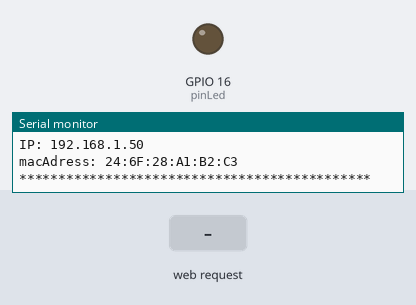
Bench run of a sketch on a simulated ESP8266 (NodeMCU). Parts: output pins drawn as LEDs (lit = HIGH), the last lines printed to the serial monitor. The test bench sets the inputs (shaded band). WiFi joins after 1.5 s; servers stay silent unless stated.

Above: at 2.7 s.
2.8 s: HTTP request GET /?LED=ON received
At 3.4 s:
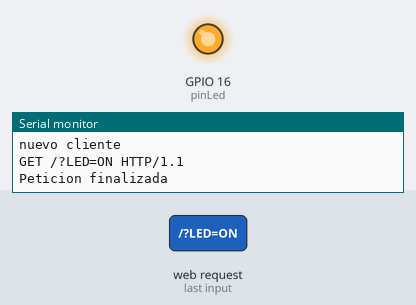
4.3 s: HTTP request GET /?LED=OFF received
At 5.7 s:
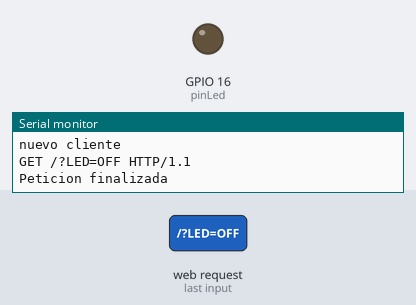
Timing chart, 0 to 7.3 s (numbered marks = the images above; inputs shaded):
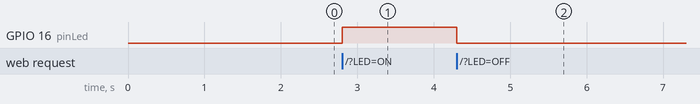

The sketch:

LEDWIFIPAGINAWEB.INO
```cpp
#include <ESP8266WiFi.h>

String ssid     = ""; //NOMBRE Red1
String password = "";

WiFiServer server(80);

int pinLed =16;
int estado = 0;

byte cont = 0;
byte max_intentos = 50;

void setup() {
   // Inicia Serial
  Serial.begin(115200);//MONITOR SERIAL
  Serial.println("\n");

  pinMode(pinLed,OUTPUT);

  // Conexión WIFI
  WiFi.mode(WIFI_STA);//
  WiFi.begin(ssid, password);
  while (WiFi.status() != WL_CONNECTED and cont < max_intentos) { //Cuenta hasta 50 si no se puede conectar lo cancela
    cont++;
    delay(500);
    Serial.print(".");
  }
  if (cont < max_intentos) {
  Serial.println("");
  Serial.println("********************************************");
  Serial.print("Conectado a la red WiFi: ");
  Serial.println(WiFi.SSID());
  Serial.print("IP: ");
  Serial.println(WiFi.localIP());
  Serial.print("macAdress: ");
  Serial.println(WiFi.macAddress());
  Serial.println("*********************************************");
  }
  else { //no se conecto
 Serial.println("------------------------------------");
      Serial.println("Error de conexion");
      Serial.println("------------------------------------");
      Serial.print("0 WIFI PROCESO ESTADO 1 ERROR SSID 2 CONEXION EXITOSA 3 CONTRASEÑA ES INCORRECTA  6 MODULO ESTACION NO CONFIGURADO CORRECTAMENTE");
      Serial.println("\n");
       Serial.println("Error numero");
      Serial.println(WiFi.status());

  }


  server.begin(); //begin() levantamos el servidor EL QUE SE INICIO ARRIBA
  digitalWrite(pinLed, 0);

}


void loop()
{

    WiFiClient client = server.available();  //objeto CLASE CLIENTES ()DETECTA NUEVO CLIENTE AVALAIBLE () DETECTA EL NUEVO OBJETO CLASE CLIENTE
  //()DETECTA UN CLIENTE NUEVO DEL OBJETO CLASE WIFISERVER
  if (!client) {
    return;
  }


  Serial.println("nuevo cliente");
  while(!client.available()){ //ESPERA A UN CLIENTE DISPONIBLE
    delay(1);
  }


  String peticion = client.readStringUntil('\r'); //LEE LA PETICION DEL CLIENTE
  Serial.println(peticion);
client.flush(); //limpia la peticion del cliente

  if(peticion.indexOf("LED=ON") != -1)
  {
    estado=1;
  }
  if(peticion.indexOf("LED=OFF") != -1)
  {
    estado=0;
  }

  digitalWrite(pinLed, estado);

  client.println("HTTP/1.1 200 OK");
  client.println("");
  client.println("");
  client.println("");
  client.println("");

    //INICIA LA PAGINA

client.println("<!DOCTYPE html><html lang='en'><head><meta charset='UTF-8'>");
client.println("<meta name='viewport' content='width=device-width, initial-scale=1.0'>");
client.println("<title>CS</title></head>");
client.println("<body style='font-family: Century gothic; width: 800;'><center>");
client.println("<div style='box-shadow: 0px 0px 20px 8px rgba(0,0,0,0.22); padding: 20px; width: 300px; display: inline-block; margin: 30px;'> ");
client.println("<h1>LED PRUEBA</h1>");

if(estado==1)
  client.println("<h2>El led esta ENCENDIDO</h2>");
else
  client.println("<h2>El led esta APAGADO</h2>");

client.println("<button style='background-color:red;  color:white; border-radius: 10px; border-color: rgb(255, 0, 0);' ");
client.println("type='button' onClick=location.href='/LED=OFF'><h2>Apagar</h2>");
client.println("</button> <button style='background-color:green; color:white; border-radius: 10px; border-color: rgb(25, 255, 4);' ");
client.println("type='button' onClick=location.href='/LED=ON'><h2>Encender</h2>");
client.println("</button></div></center></body></html>");

    //FIN DE LA PAGINA

  delay(10);
  Serial.println("Peticion finalizada");
  Serial.println("");
}
```

Measured:
- after the input at 2.8 s, GPIO 16 (pinLed): LOW → HIGH at once
- after the input at 4.3 s, GPIO 16 (pinLed): HIGH → LOW at once
